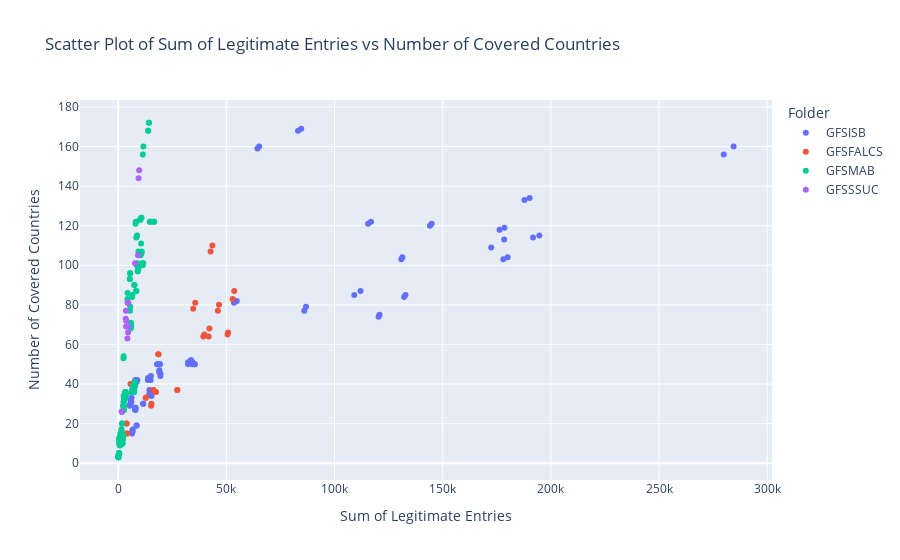

Source (notebook cell):
### Code cell
import pandas as pd
import plotly.express as px
from itertools import combinations
from pathlib import Path

# Base directory for all folders
base_dir = Path.cwd().parent / "data"

# Folders to process
folders = ["GFSISB", "GFSFALCS", "GFSMAB", "GFSSSUC"]

# Initialize an empty list to store DataFrames
data_frames = []

# Loop through each folder and load summaries
for folder in folders:
    summary_dir = base_dir / folder / "Summaries"
    aggregated_file = summary_dir / 'aggregated_summary_2014_2020.csv'
    if aggregated_file.exists():
        # Load the aggregated summary
        df = pd.read_csv(aggregated_file)
        
        # Add a folder identifier for coloring
        df['Folder'] = folder
        
        # Rename column if necessary
        if folder == "GFSISB":
            df.rename(columns={'Stocks, Transactions, and Other Flows Name': 'Classification Name'}, inplace=True)
        
        data_frames.append(df)
    else:
        print(f"Aggregated file not found in {folder}.")

# Combine all DataFrames into one
agg_summary = pd.concat(data_frames, ignore_index=True)

# Define numeric columns for scatter plots
numeric_columns = ['Sum of Legitimate Entries', 'Number of Covered Countries']

# Generate scatter plots for all possible combinations of numeric columns
scatter_plots = []
for x_col, y_col in combinations(numeric_columns, 2):
    fig = px.scatter(
        agg_summary,
        x=x_col,
        y=y_col,
        color='Folder',  # Color by folder
        hover_data=['Classification Name', 'Sector Name', 'Unit Name'],
        title=f"Scatter Plot of {x_col} vs {y_col}",
        labels={x_col: x_col, y_col: y_col}
    )
    scatter_plots.append(fig)
    fig.show()  # Display the plot

# Optional: Save plots as HTML files
output_dir = base_dir / "All_Plots"
output_dir.mkdir(parents=True, exist_ok=True)
for i, fig in enumerate(scatter_plots, start=1):
    fig.write_html(output_dir / f"scatter_plot_{i}.html")

### Figure 1 — Plotly figure (JSON) as saved in the notebook; plotly's stock layout.template omitted (floating-point values rounded to 4 significant figures; data arrays with more than 128 entries replaced by an {"elided": "..."} marker saying what was removed)
{"data": [{"customdata": {"elided": "80x3 str values"}, "hovertemplate": "Folder=GFSISB<br>Sum of Legitimate Entries=%{x}<br>Number of Covered Countries=%{y}<br>Classification Name=%{customdata[0]}<br>Sector Name=%{customdata[1]}<br>Unit Name=%{customdata[2]}<extra></extra>", "legendgroup": "GFSISB", "marker": {"color": "#636efa", "symbol": "circle"}, "mode": "markers", "name": "GFSISB", "orientation": "v", "showlegend": true, "type": "scatter", "x": [284477, 279892, 194651, 191750, 190171, 187794, 180017, 178543, 178394, 178012, 176256, 172388, 144886, 144065, 132766, 132154, 131339, 130879, 120770, 120349, 116840, 115526, 111997, 109100, 86797, 85997, 84582, 83116, 65127, 64372, 54804, 53504, 35340, 35331, 34295, 34226, 33695, 33605, 32271, 32236, 19537, 19467, 19261, 19180, 19007, 18972, 18037, 17991, 15490, 15379, 15112, 14978, 14384, 14307, 13763, 13667, 11544, 11519, 8840, 8529, 8513, 8457, 8060, 8037, 7880, 7777, 7718, 7589, 6697, 6683, 6580, 6500, 6427, 6420, 6135, 6041, 5854, 5804, 5559, 5356], "xaxis": "x", "y": [160, 156, 115, 114, 134, 133, 104, 119, 113, 103, 118, 109, 121, 120, 85, 84, 104, 103, 75, 74, 122, 121, 87, 85, 79, 77, 169, 168, 160, 159, 82, 81, 50, 50, 51, 50, 52, 52, 51, 50, 45, 44, 50, 50, 47, 46, 50, 50, 36, 34, 44, 42, 37, 35, 43, 42, 30, 30, 42, 19, 41, 19, 28, 27, 42, 28, 27, 40, 39, 17, 16, 16, 15, 37, 33, 31, 32, 30, 30, 29], "yaxis": "y"}, {"customdata": [["Net incurrence of liabilities", "Social security funds", "Domestic currency"], ["Net incurrence of liabilities", "Social security funds", "Percent of GDP"], ["Net incurrence of liabilities", "General government", "Domestic currency"], ["Net incurrence of liabilities", "General government", "Percent of GDP"], ["Net incurrence of liabilities", "Central government (incl. social security funds)", "Domestic currency"], ["Net incurrence of liabilities", "Central government (incl. social security funds)", "Percent of GDP"], ["Net incurrence of liabilities", "Budgetary central government", "Domestic currency"], ["Net incurrence of liabilities", "Budgetary central government", "Percent of GDP"], ["Net incurrence of liabilities", "Central government (excl. social security funds)", "Domestic currency"], ["Net incurrence of liabilities", "Central government (excl. social security funds)", "Percent of GDP"], ["Net incurrence of liabilities", "Local governments", "Domestic currency"], ["Net incurrence of liabilities", "Local governments", "Percent of GDP"], ["Net incurrence of liabilities", "Extrabudgetary central government", "Domestic currency"], ["Net incurrence of liabilities", "Extrabudgetary central government", "Percent of GDP"], ["Stock position of liabilities", "General government", "Domestic currency"], ["Stock position of liabilities", "General government", "Percent of GDP"], ["Stock position of liabilities", "Social security funds", "Domestic currency"], ["Stock position of liabilities", "Social security funds", "Percent of GDP"], ["Stock position of liabilities", "Central government (excl. social security funds)", "Domestic currency"], ["Stock position of liabilities", "Central government (excl. social security funds)", "Percent of GDP"], ["Stock position of liabilities", "Central government (incl. social security funds)", "Domestic currency"], ["Stock position of liabilities", "Central government (incl. social security funds)", "Percent of GDP"], ["Net incurrence of liabilities", "State governments", "Domestic currency"], ["Net incurrence of liabilities", "State governments", "Percent of GDP"], ["Stock position of liabilities", "Local governments", "Domestic currency"], ["Stock position of liabilities", "Local governments", "Percent of GDP"], ["Stock position of liabilities", "Extrabudgetary central government", "Domestic currency"], ["Stock position of liabilities", "Extrabudgetary central government", "Percent of GDP"], ["Stock position of liabilities", "State governments", "Domestic currency"], ["Stock position of liabilities", "State governments", "Percent of GDP"], ["Stock position of liabilities", "Budgetary central government", "Domestic currency"], ["Stock position of liabilities", "Budgetary central government", "Percent of GDP"]], "hovertemplate": "Folder=GFSFALCS<br>Sum of Legitimate Entries=%{x}<br>Number of Covered Countries=%{y}<br>Classification Name=%{customdata[0]}<br>Sector Name=%{customdata[1]}<br>Unit Name=%{customdata[2]}<extra></extra>", "legendgroup": "GFSFALCS", "marker": {"color": "#EF553B", "symbol": "circle"}, "mode": "markers", "name": "GFSFALCS", "orientation": "v", "showlegend": true, "type": "scatter", "x": [53630, 52863, 50774, 50505, 46586, 46041, 43509, 42679, 42148, 41801, 39788, 39313, 35583, 34641, 27304, 27296, 18626, 18470, 17334, 17330, 16198, 16198, 15351, 15186, 12720, 12708, 5892, 5660, 4052, 4028, 3888, 3748], "xaxis": "x", "y": [87, 83, 66, 65, 80, 77, 110, 107, 68, 64, 65, 64, 81, 78, 37, 37, 55, 55, 36, 36, 37, 37, 30, 29, 33, 33, 40, 40, 15, 15, 20, 20], "yaxis": "y"}, {"customdata": {"elided": "160x3 str values"}, "hovertemplate": "Folder=GFSMAB<br>Sum of Legitimate Entries=%{x}<br>Number of Covered Countries=%{y}<br>Classification Name=%{customdata[0]}<br>Sector Name=%{customdata[1]}<br>Unit Name=%{customdata[2]}<extra></extra>", "legendgroup": "GFSMAB", "marker": {"color": "#00cc96", "symbol": "circle"}, "mode": "markers", "name": "GFSMAB", "orientation": "v", "showlegend": true, "type": "scatter", "x": {"elided": "160 int values"}, "xaxis": "x", "y": {"elided": "160 int values"}, "yaxis": "y"}, {"customdata": [["Net incurrence of liabilities", "Budgetary central government", "Domestic currency"], ["Net incurrence of liabilities", "Budgetary central government", "Percent of GDP"], ["Net incurrence of liabilities", "Central government (incl. social security funds)", "Domestic currency"], ["Net incurrence of liabilities", "Central government (incl. social security funds)", "Percent of GDP"], ["Net incurrence of liabilities", "General government", "Domestic currency"], ["Net incurrence of liabilities", "Central government (excl. social security funds)", "Domestic currency"], ["Net incurrence of liabilities", "Local governments", "Domestic currency"], ["Net incurrence of liabilities", "General government", "Percent of GDP"], ["Net incurrence of liabilities", "Central government (excl. social security funds)", "Percent of GDP"], ["Net incurrence of liabilities", "Local governments", "Percent of GDP"], ["Net incurrence of liabilities", "Social security funds", "Domestic currency"], ["Net incurrence of liabilities", "Social security funds", "Percent of GDP"], ["Net incurrence of liabilities", "Extrabudgetary central government", "Domestic currency"], ["Net incurrence of liabilities", "Extrabudgetary central government", "Percent of GDP"], ["Net incurrence of liabilities", "State governments", "Domestic currency"], ["Net incurrence of liabilities", "State governments", "Percent of GDP"]], "hovertemplate": "Folder=GFSSSUC<br>Sum of Legitimate Entries=%{x}<br>Number of Covered Countries=%{y}<br>Classification Name=%{customdata[0]}<br>Sector Name=%{customdata[1]}<br>Unit Name=%{customdata[2]}<extra></extra>", "legendgroup": "GFSSSUC", "marker": {"color": "#ab63fa", "symbol": "circle"}, "mode": "markers", "name": "GFSSSUC", "orientation": "v", "showlegend": true, "type": "scatter", "x": [9672, 9393, 9138, 7782, 4760, 4713, 4520, 4497, 4284, 4255, 3697, 3607, 3568, 3462, 1641, 1548], "xaxis": "x", "y": [148, 144, 105, 101, 69, 81, 66, 69, 81, 63, 72, 69, 77, 73, 26, 26], "yaxis": "y"}], "layout": {"legend": {"title": {"text": "Folder"}, "tracegroupgap": 0}, "title": {"text": "Scatter Plot of Sum of Legitimate Entries vs Number of Covered Countries"}, "xaxis": {"anchor": "y", "domain": [0, 1], "title": {"text": "Sum of Legitimate Entries"}}, "yaxis": {"anchor": "x", "domain": [0, 1], "title": {"text": "Number of Covered Countries"}}}}
